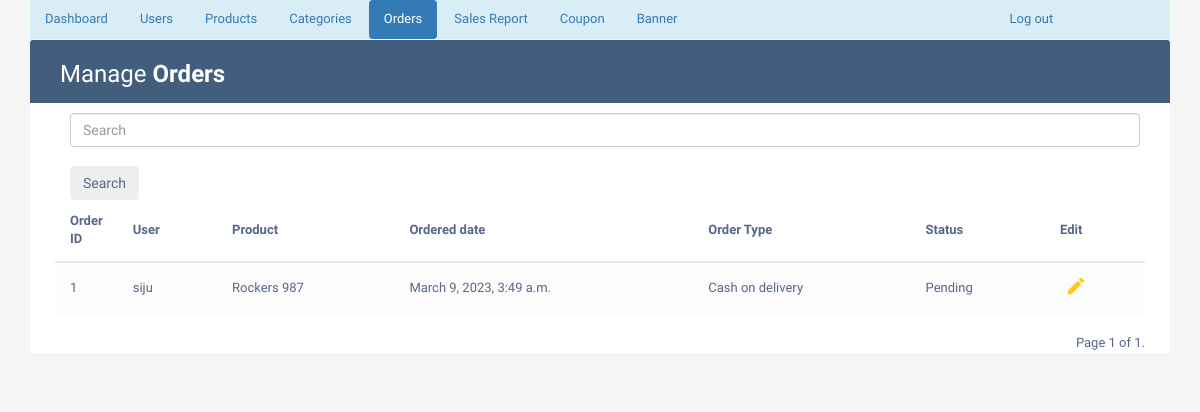
Page /adminorderlist/ (signed in) on the committed database.
### phase/models.py (models this page shows, shortened)
class Order(models.Model):
    user = models.ForeignKey(UserDetail, on_delete=models.CASCADE)
    address = models.ForeignKey(Address, on_delete=models.CASCADE)
    product = models.ForeignKey(Product, on_delete=models.CASCADE)
    amount = models.IntegerField(default=0)
    ordered_date = models.DateTimeField(auto_now_add=True)
    ordertype = models.CharField(max_length=50, choices=TYPE_CHOICES, default='Cash on delivery')
    status = models.CharField(max_length=50, choices=STATUS_CHOICES, default='Pending')

class UserDetail(models.Model):
    uname=models.CharField(unique=True, max_length=50)
    uemail=models.CharField(max_length=50)
    uphone=models.CharField(max_length=50, null=True)
    upassword=models.CharField(max_length=50)
    uactive=models.BooleanField(default=True)
    uimage = models.ImageField(upload_to='imagestore/', null=True, blank=True)
    uotp=models.IntegerField(null=True)
    def __str__(self):
        return self.uname

class Product(models.Model):
    name = models.CharField(max_length=50)
    description = models.CharField(max_length=200)
    image = models.ImageField(upload_to='imagestore/')
    stock = models.PositiveIntegerField(default=1)
    category = models.ForeignKey(Category, on_delete=models.CASCADE, default='Wired')
    normalprice = models.IntegerField(default=0)
    def __str__(self):
        return self.name

### phase/views.py (the view)
# urls.py: path('adminorderlist/', views.adminorderlist, name='adminorderlist'),
def adminorderlist(request):
    if 'username' in request.session:
        if 'search' in request.GET:
            search=request.GET['search']
            member=Order.objects.filter(Q(user__uname__icontains=search)|Q(id__icontains=search)).order_by('-id')
        else:
            member = Order.objects.all().order_by('-id')
        paginator = Paginator(member, 2)
        page_number = request.GET.get('page')
        page_obj = paginator.get_page(page_number)
        return render(request,'adminorderlist.html', {'page_obj': page_obj})
    else:
        return render('adminlogin')

### Templates/adminorderlist.html (shortened to what this page needs)
{% extends "adminbase.html" %}
{% block active7 %} "active" {% endblock%}
{% block tablewrapper %}
                    <div class="col-sm-6">
						<h2>Manage <b>Orders</b></h2>
					</div>
                    <div class="col-sm-6">
                      </div>
                    </div>
{% endblock %}
{% block tablecontent%}
                <form action="{% url 'adminorderlist' %}" class="d-flex offset-md-1 container m-auto" style="width:1100px">
                    <input class="form-control offset-md-1" type="search" placeholder="Search" name="search" aria-label="Search"><br>
                    <button class="btn btn-outline-secondary" type="submit">Search</button>
                </form>
                <table class="table table-striped table-hover">
                <thead>
                    <tr>
                        <th>Order ID</th>
                        <th>User</th>
                        <th>Product</th>
                        <th>Ordered date</th>
                        <th>Order Type</th>
                        <th>Status</th>
                        <th>Edit</th>
                    </tr>
                </thead>
                <tbody>
                    {% for x in page_obj %}
                    <tr>
                        <td>{{ x.id }}</td>
                        <td>{{ x.user }}</td>
                        <td>{{ x.product }}</td>
                        <td>{{ x.ordered_date }}</td>
                        <td>{{ x.ordertype }}</td>
                        <td>{{ x.status }}</td>
                        <td>
                            <a href="{% url 'updateorder' id=x.id %}" class="edit" data-toggle="modal"><i class="material-icons" data-toggle="tooltip" title="Edit">&#xE254;</i></a>
                        </td>
                    </tr>
                    {% endfor %}
                </tbody>
                </table>
                                <div class="pagination">
                                    <span class="step-links">
                                        <span class="current-page">
                                            Page {{ page_obj.number }} of {{ page_obj.paginator.num_pages }}.
                                        </span>
                                    </span>
                                </div>
{% endblock %}

### Templates/adminbase.html (style rules this page uses)
body { color: #566787; background: #f5f5f5; font-family: 'Varela Round', sans-serif; font-size: 13px; }
.table-title h2 { margin: 5px 0 0; font-size: 24px; }
table.table tr th, table.table tr td { border-color: #e9e9e9; padding: 12px 15px; vertical-align: middle; }
table.table tr th:first-child { width: 60px; }
table.table tr th:last-child { width: 100px; }
table.table-striped tbody tr:nth-of-type(odd) { background-color: #fcfcfc; }
table.table td:last-child i { opacity: 0.9; font-size: 22px; margin: 0 5px; }
table.table td a { font-weight: bold; color: #566787; display: inline-block; text-decoration: none; outline: none !important; }
table.table td a.edit { color: #FFC107; }
table.table td i { font-size: 19px; }
.pagination { float: right; margin: 0 0 5px; }

### rows in the picture
Order: id "1", user "siju", product "Rockers 987", ordered_date "March 9, 2023, 3:49 a.m.", ordertype "Cash on delivery", status "Pending"

### other values in the picture
{{ page_obj.number }} "1"
{{ page_obj.paginator.num_pages }} "1"
